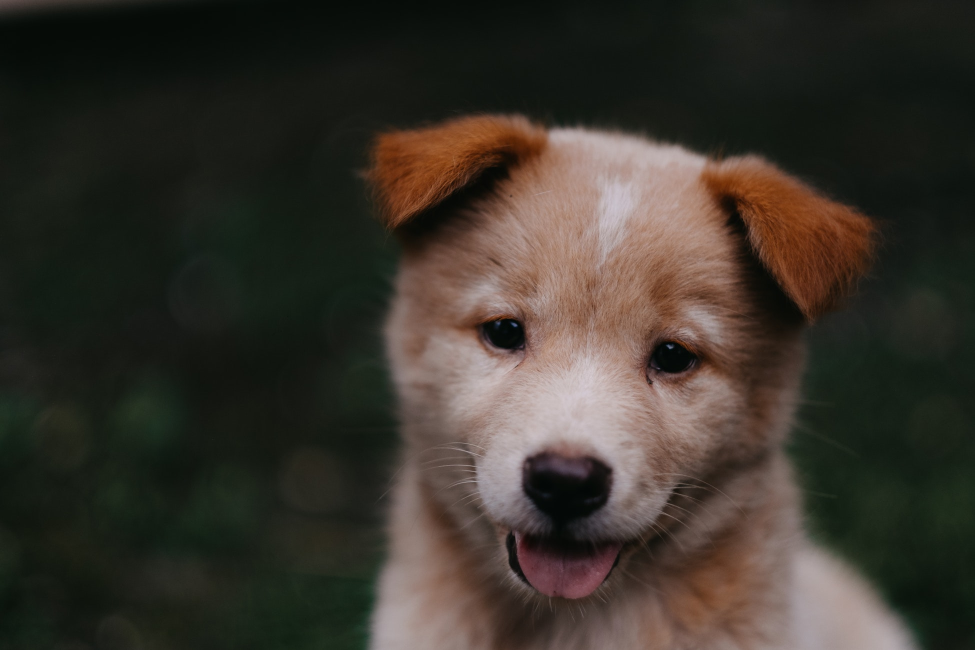
#> input picture OpenCV and Numpy/Data/puppy.jpg, 1950 x 1300 px (shown at 1/2 size)
$ jupyter execute 'Image Basics with OpenCV.ipynb'
#> lines starting #> are read from the running program, lines starting #| are printed output that depends on the picture; after the words box and inside, x2 and y2 are one past the last pixel; in counts of white or black regions, pixels touching at a corner belong together
## Image Basics with OpenCV

- ### Goals
 - Begin bulding an understaning of how to use opencv library
 - Specifically how to open images and draw on them

#### OpenCV(Open source Computer Vision)
- libraby of programming functions mailnly aimed at real-time computer vision(Computer vision: Using a computer to analyse images and videos in the same way as human does)
- Created by Intel in 1999, written in C++

[cell 1]
# import libraries
import numpy as np
import cv2
import matplotlib.pyplot as plt

[cell 2]
# read an image
img = cv2.imread('Data/puppy.jpg')
#> img is the input picture: shape (1300, 1950, 3); mean B, G, R 43.8, 51.8, 57.3
type(img)

[cell 3]
img.shape
#> Out = (1300, 1950, 3)

[cell 4]
# most common open cv error
#if u give wrong path for the image
img1 = cv2.imread('Data/puppy3.jpg')
type(img1)

if the image we try to read is not present then opencv gives nonetype to that variable despite of printing the error

[cell 5]
# show the image
plt.imshow(img)

[cell 6]
# Matplotlib  --> RGB Channel order
# OpenCV --> BGR Channel order

[cell 7]
# fix the image to RGB order
fix_img = cv2.cvtColor(img,cv2.COLOR_BGR2RGB)
plt.imshow(fix_img)

[cell 8]
## read image as grayscale
dog_gray = cv2.imread('Data/puppy.jpg',cv2.IMREAD_GRAYSCALE)
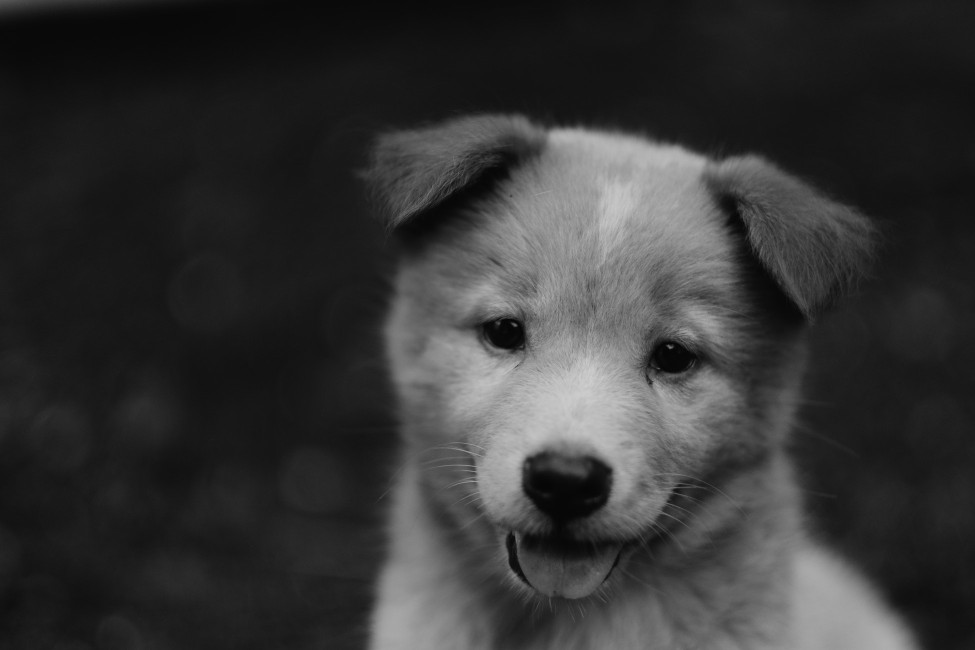
#> dog_gray: shape (1300, 1950) (shown at 1/2 size); min 1, max 209, mean 52.6

[cell 9]
# shape of the image
dog_gray.shape
#> Out = (1300, 1950)

[cell 10]
# resizing the image
res_img = cv2.resize(fix_img,(1000,1000))
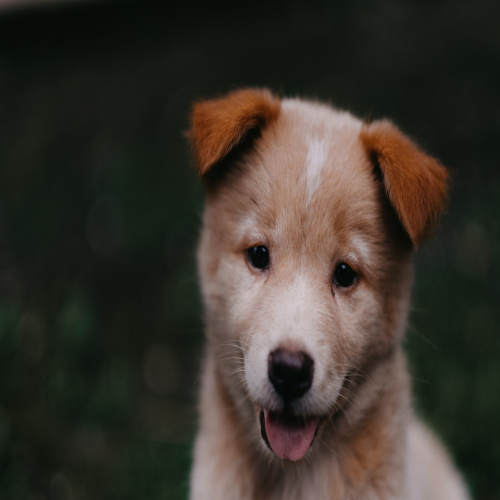
#> res_img: shape (1000, 1000, 3) (shown at 1/2 size); mean R, G, B 57.2, 51.8, 43.7
plt.imshow(res_img)

[cell 11]
## flip along different axis
plt.imshow(cv2.flip(fix_img,-1))
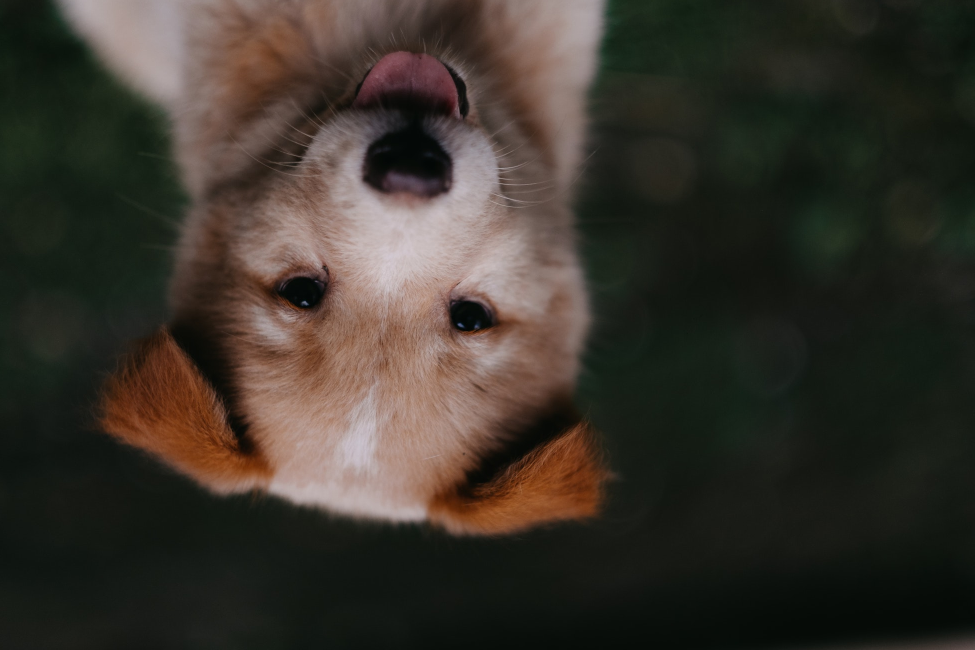
#> shown: shape (1300, 1950, 3) (shown at 1/2 size); mean R, G, B 57.3, 51.8, 43.8

[cell 12]
# create a blank image
blank = np.zeros(shape=(512,512,3),dtype=np.int16)

[cell 13]
plt.imshow(blank)

[cell 14]
#draw rectangle on the blank image
#pt1 - top left corner
#pt2 - bottom right corner
cv2.rectangle(blank,pt1 =(200,200),pt2=(400,400),color=(255,225,255),thickness=5)

[cell 15]
plt.imshow(blank)

[cell 16]
## draw circles
cv2.circle(blank,center=(256,256),radius=30,color=(0,0,255),thickness=5)
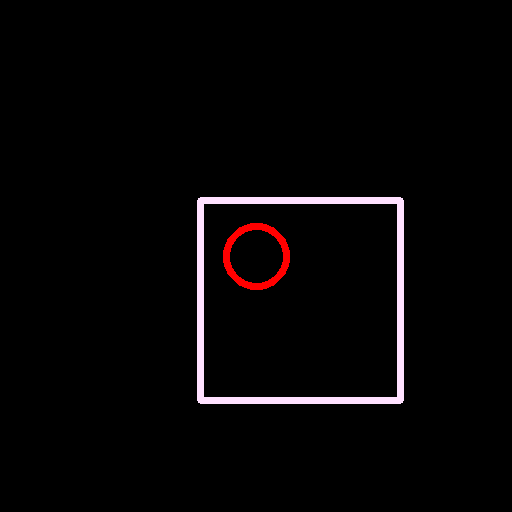
#> blank: shape (512, 512, 3) int16; mean of channels 0, 1, 2 5.4, 4.8, 6.7; drawn as B, G, R

[cell 17]
plt.imshow(blank)

[cell 18]
## to draw filled in circles are images give thickness as negative 1(-1)

cv2.circle(blank,center=(256,256),radius=30,color=(0,0,255),thickness=-1)
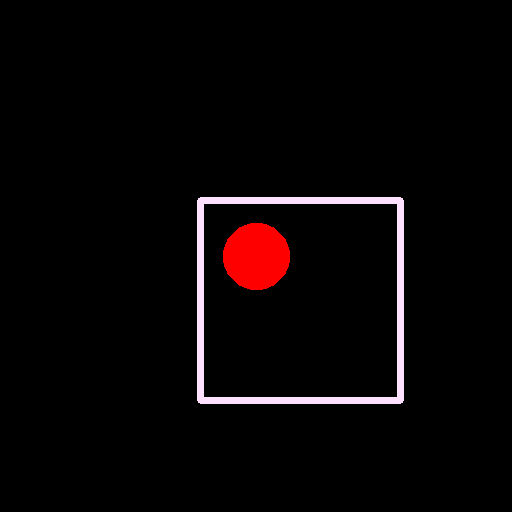
#> blank: shape (512, 512, 3) int16; 0.84% of pixels changed, all inside (x1, y1, x2, y2) = (230, 230, 283, 283); drawn as B, G, R

[cell 19]
plt.imshow(blank)

[cell 20]
## to draw line
cv2.line(blank,pt1=(0,0),pt2=(512,512),color=(255,0,0),thickness=3)
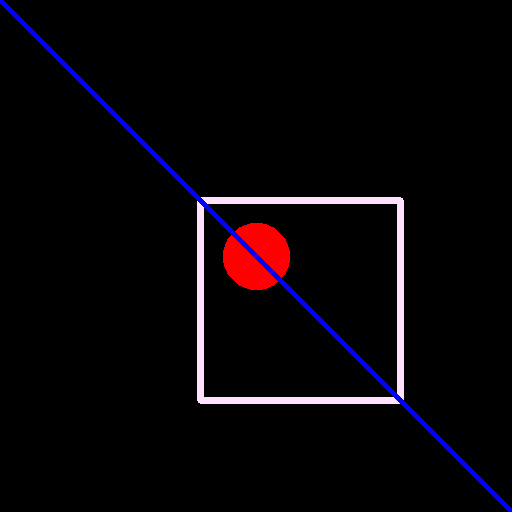
#> blank: shape (512, 512, 3) int16; 1.36% of pixels changed, all inside (x1, y1, x2, y2) = (0, 0, 512, 512); drawn as B, G, R

[cell 21]
plt.imshow(blank)
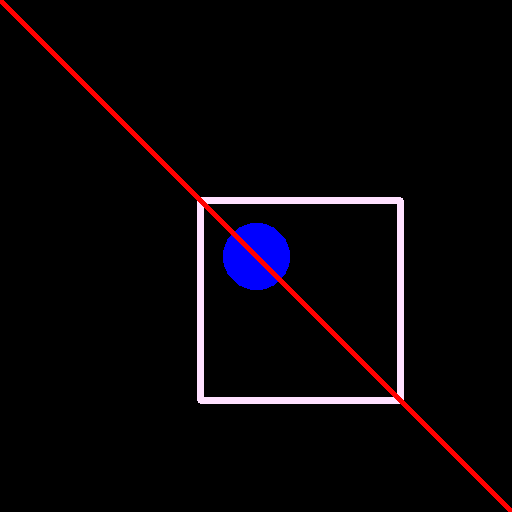
#> shown: shape (512, 512, 3); mean R, G, B 8.8, 4.7, 8.4

[cell 22]
## add text to image
font = cv2.FONT_HERSHEY_SIMPLEX

cv2.putText(blank,text="HEY..!!",org=(10,400),fontFace=font,fontScale=1,color=(255,255,255),thickness=2)
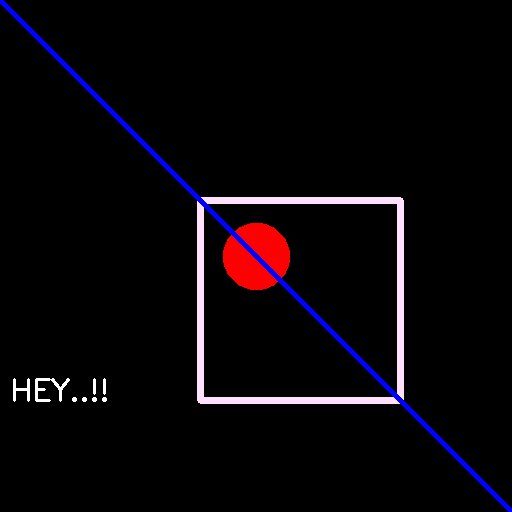
#> blank: shape (512, 512, 3) int16; 0.24% of pixels changed, all inside (x1, y1, x2, y2) = (13, 378, 107, 402); drawn as B, G, R

[cell 23]
plt.imshow(blank)
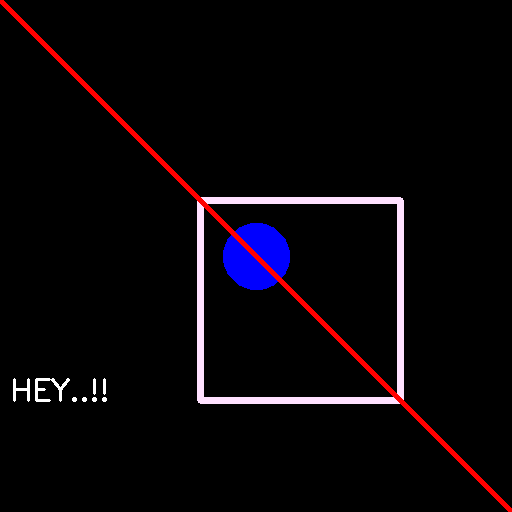
#> shown: shape (512, 512, 3); mean R, G, B 9.4, 5.3, 9.1

[cell 24]
new_blank = np.zeros(shape=(512,512,3),dtype=np.int32)

[cell 25]
plt.imshow(new_blank)

[cell 26]
vertices = np.array([[100,300],[200,200],[400,100],[300,400]],dtype=np.int32)

[cell 27]
vertices

[cell 28]
vertices.shape

[cell 29]
pts = vertices.reshape((-1,1,2))

[cell 30]
pts.shape

[cell 31]
pts

[cell 32]
cv2.polylines(new_blank,[pts],color=(255,0,0),thickness=3,isClosed=False)

[cell 33]
plt.imshow(new_blank)
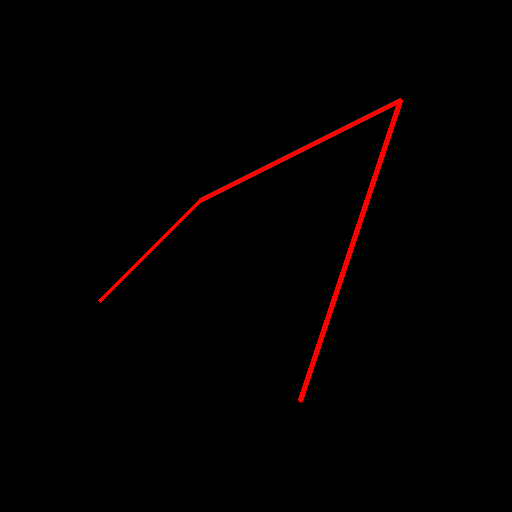
#> shown: shape (512, 512, 3); mean R, G, B 3.2, 0, 0

$ run again, with OpenCV and Numpy/Data/Denis_Mukwege.jpg copied over OpenCV and Numpy/Data/puppy.jpg
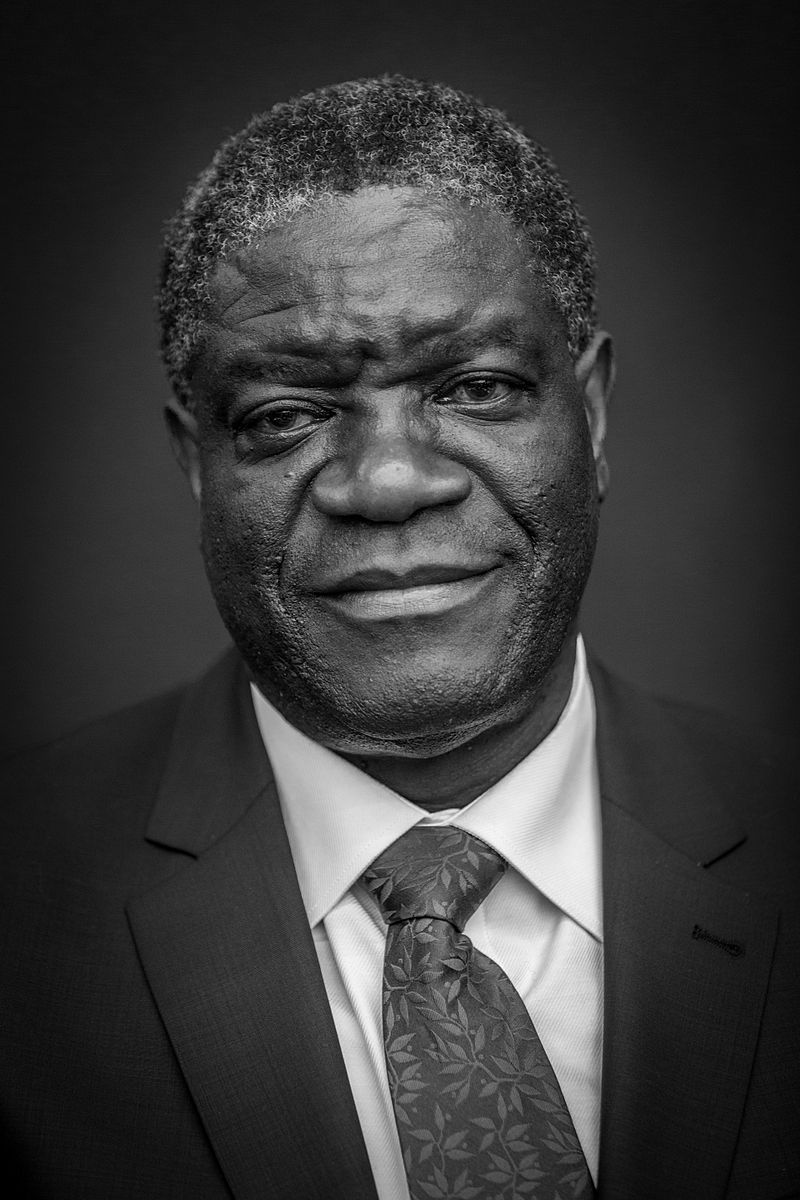
#> input picture OpenCV and Numpy/Data/Denis_Mukwege.jpg, 800 x 1200 px
#> img is the input picture: shape (1200, 800, 3); min 0, max 255, mean 58.8
#> `res_img = cv2.resize(fix_img,(1000,1000))`:
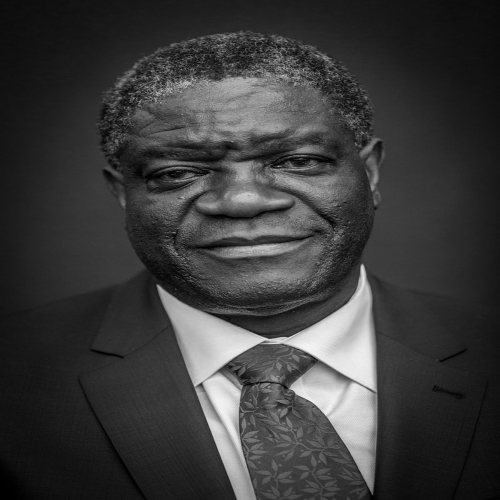
#> res_img: shape (1000, 1000, 3) (shown at 1/2 size); min 0, max 252, mean 58.7
#> `[cell 11]`:
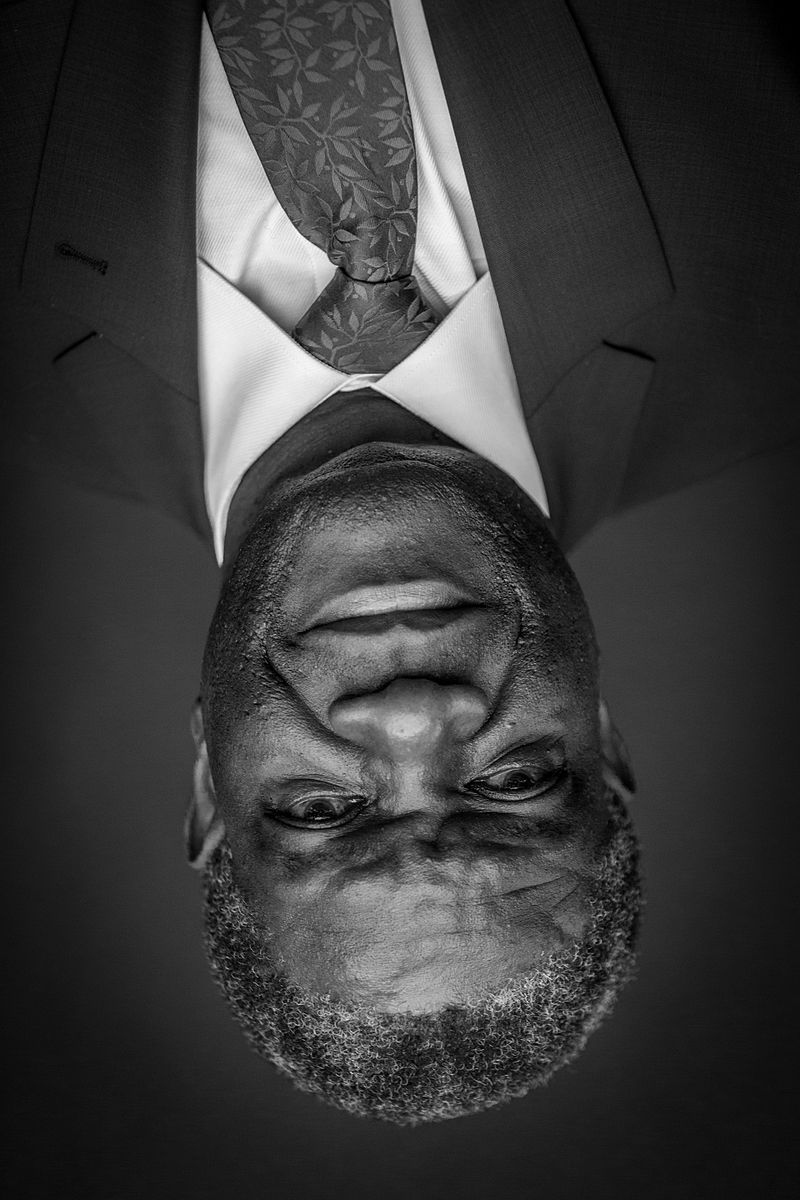
#> shown: shape (1200, 800, 3); min 0, max 255, mean 58.8

$ run again, with OpenCV and Numpy/Data/Nadia_Murad.jpg copied over OpenCV and Numpy/Data/puppy.jpg
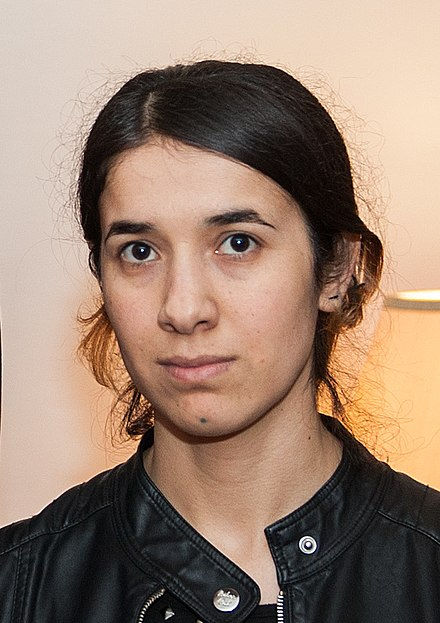
#> input picture OpenCV and Numpy/Data/Nadia_Murad.jpg, 440 x 623 px
#> img is the input picture: shape (623, 440, 3); mean B, G, R 112.7, 129.2, 153.8
#> `[cell 11]`:
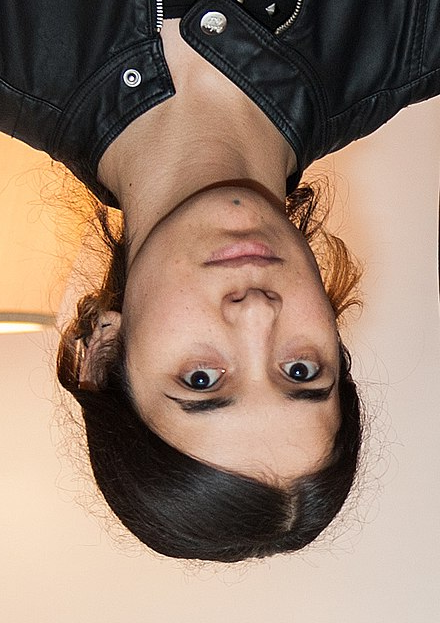
#> shown: shape (623, 440, 3); mean R, G, B 153.8, 129.2, 112.7
